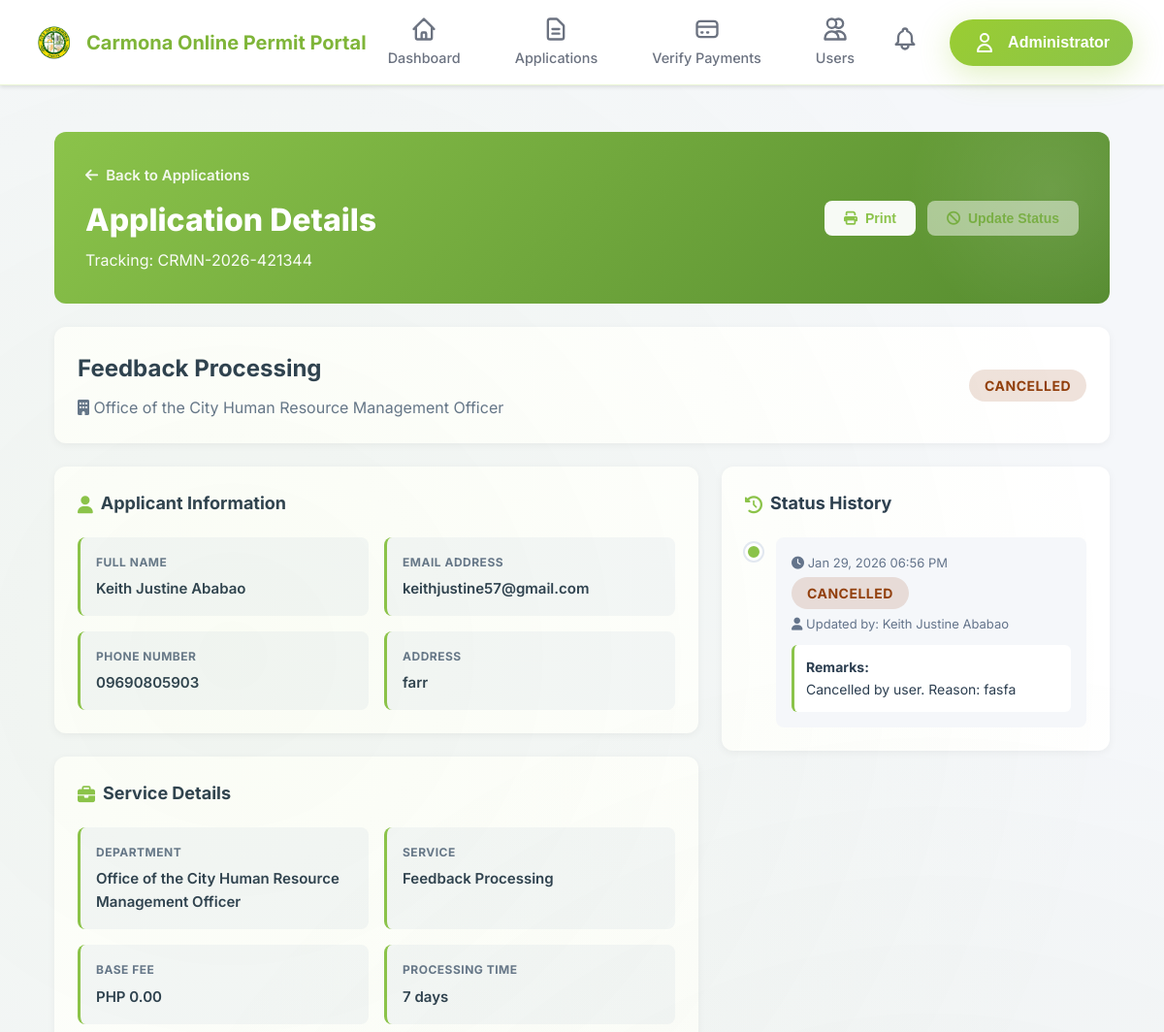
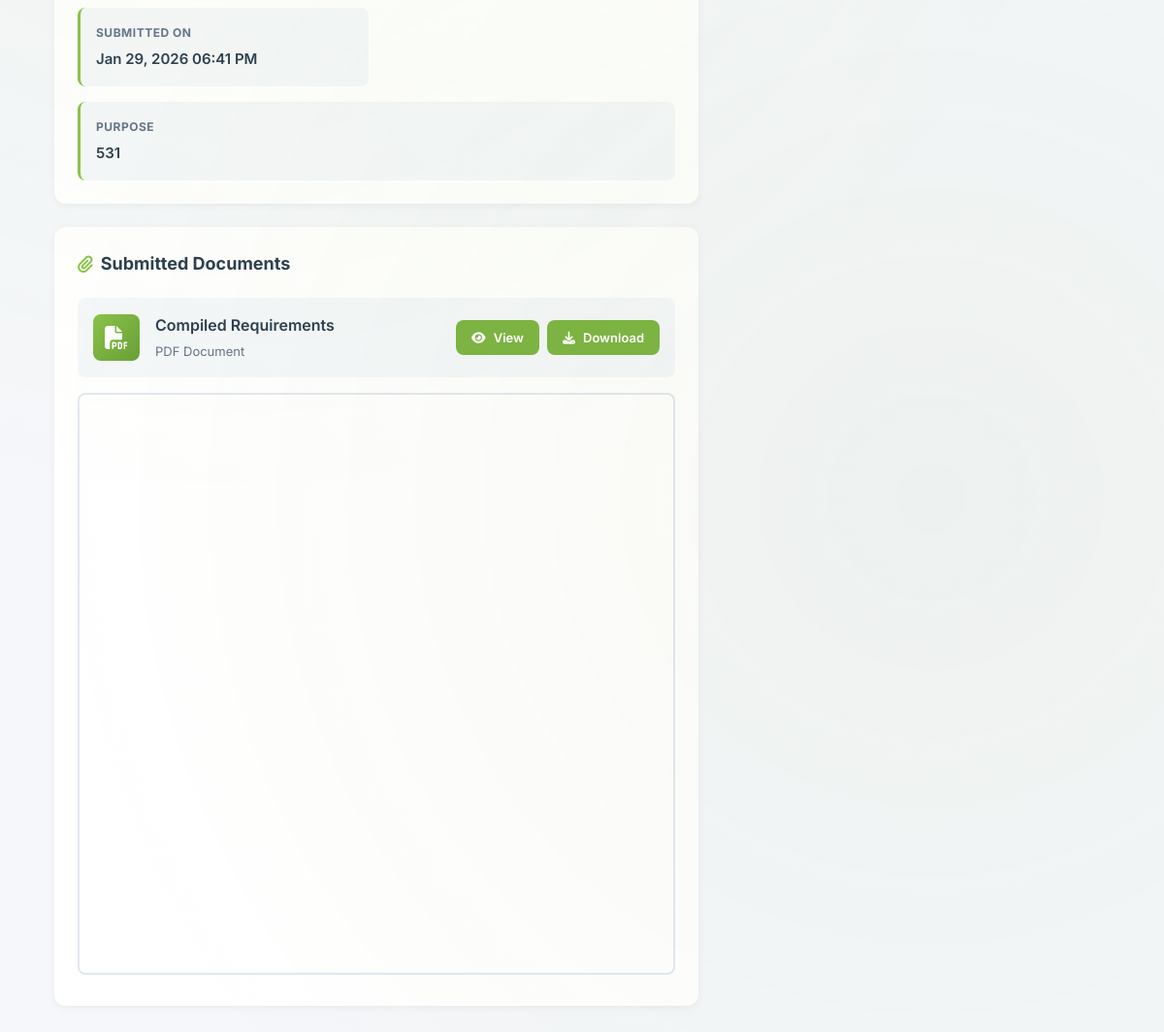
The app's page /admin/view_application.php?id=58 (signed in) with its own data (2 pictures, top to bottom).
### tables this page shows
CREATE TABLE `users` (
  `id` int(11) NOT NULL,
  `name` varchar(255) NOT NULL,
  `email` varchar(255) NOT NULL,
  `password` varchar(255) NOT NULL,
  `mobile` varchar(20) NOT NULL,
  `address` text DEFAULT NULL,
  `department_id` int(11) DEFAULT NULL,
  `role` enum('user','admin','department_admin','superadmin') DEFAULT 'user',
  `is_active` tinyint(1) DEFAULT 1,
  `is_verified` tinyint(1) NOT NULL DEFAULT 0 COMMENT 'Email verification status',
  `verification_token` varchar(64) DEFAULT NULL COMMENT 'Email verification token',
  `token_expiry` datetime DEFAULT NULL COMMENT 'Token expiration time',
  `email_verified_at` datetime DEFAULT NULL COMMENT 'When email was verified',
  `created_at` timestamp NOT NULL DEFAULT current_timestamp(),
  `updated_at` timestamp NOT NULL DEFAULT current_timestamp() ON UPDATE current_timestamp()
);

CREATE TABLE `applications` (
  `id` int(11) NOT NULL,
  `user_id` int(11) NOT NULL,
  `department_id` int(11) NOT NULL,
  `service_id` int(11) NOT NULL,
  `service_name` varchar(255) DEFAULT NULL,
  `tracking_number` varchar(50) NOT NULL,
  `purpose` text DEFAULT NULL,
  `location` varchar(255) DEFAULT NULL,
  `compiled_document` varchar(500) DEFAULT NULL,
  `document_file_size` int(11) DEFAULT NULL,
  `admin_remarks` text DEFAULT NULL,
  `remarks` text DEFAULT NULL,
  `status` enum('pending','processing','approved','paid','completed','rejected','cancelled') DEFAULT 'pending',
  `payment_required` tinyint(1) DEFAULT 0,
  `payment_amount` decimal(10,2) DEFAULT 0.00,
  `payment_status` enum('not_required','pending','submitted','verified','rejected') DEFAULT 'not_required',
  `payment_deadline` datetime DEFAULT NULL,
  `payment_method` varchar(50) DEFAULT NULL,
  `payment_reference` varchar(100) DEFAULT NULL,
  `payment_proof` varchar(500) DEFAULT NULL,
  `payment_proof_size` int(11) DEFAULT NULL,
  `payment_notes` text DEFAULT NULL,
  `payment_submitted_at` datetime DEFAULT NULL,
  `payment_verified_by` int(11) DEFAULT NULL,
  `payment_verified_at` datetime DEFAULT NULL,
  `payment_rejection_reason` text DEFAULT NULL,
  `notes` text DEFAULT NULL,
  `total_fee` decimal(10,2) DEFAULT 0.00,
  `fee` decimal(10,2) DEFAULT 0.00,
  `processing_time` varchar(50) DEFAULT NULL,
  `created_at` timestamp NOT NULL DEFAULT current_timestamp(),
  `updated_at` timestamp NOT NULL DEFAULT current_timestamp() ON UPDATE current_timestamp()
);

CREATE TABLE `services` (
  `id` int(11) NOT NULL,
  `department_id` int(11) NOT NULL,
  `service_name` varchar(255) NOT NULL,
  `service_code` varchar(50) DEFAULT NULL,
  `description` text DEFAULT NULL,
  `requirements` text DEFAULT NULL,
  `processing_days` int(11) DEFAULT 7,
  `base_fee` decimal(10,2) DEFAULT 0.00,
  `is_active` tinyint(1) DEFAULT 1,
  `created_at` timestamp NOT NULL DEFAULT current_timestamp(),
  `updated_at` timestamp NOT NULL DEFAULT current_timestamp() ON UPDATE current_timestamp()
);

CREATE TABLE `departments` (
  `id` int(11) NOT NULL,
  `name` varchar(255) NOT NULL,
  `code` varchar(50) DEFAULT NULL,
  `description` text DEFAULT NULL,
  `contact_person` varchar(255) DEFAULT NULL,
  `contact_number` varchar(50) DEFAULT NULL,
  `email` varchar(255) DEFAULT NULL,
  `office_location` text DEFAULT NULL,
  `is_active` tinyint(1) DEFAULT 1,
  `created_at` timestamp NOT NULL DEFAULT current_timestamp(),
  `updated_at` timestamp NOT NULL DEFAULT current_timestamp() ON UPDATE current_timestamp()
);

CREATE TABLE `application_status_history` (
  `id` int(11) NOT NULL,
  `application_id` int(11) NOT NULL,
  `status` varchar(50) NOT NULL,
  `remarks` text DEFAULT NULL,
  `updated_by` int(11) NOT NULL,
  `created_at` timestamp NOT NULL DEFAULT current_timestamp()
);

### admin/view_application.php (the view, shortened to what the rows shown need)
<?php
require_once __DIR__ . '/../config.php';
require_once __DIR__ . '/../includes/functions.php';
$app_id = isset($_GET['id']) ? (int) $_GET['id'] : 0;
$stmt = $pdo->prepare("
    SELECT
        a.*,
        u.name as applicant_name,
        u.email,
        u.mobile as phone,
        u.address,
        d.name as department_name,
        d.code as department_code,
        s.service_name,
        s.service_code,
        s.base_fee,
        s.processing_days
    FROM applications a
    JOIN users u ON a.user_id = u.id
    LEFT JOIN departments d ON a.department_id = d.id
    LEFT JOIN services s ON a.service_id = s.id
    WHERE a.id = ?
");
$stmt->execute([$app_id]);
$app = $stmt->fetch();
$stmt = $pdo->prepare("
    SELECT h.*, u.name as updated_by_name
    FROM application_status_history h
    LEFT JOIN users u ON h.updated_by = u.id
    WHERE h.application_id = ?
    ORDER BY h.created_at DESC
");
$stmt->execute([$app_id]);
$history = $stmt->fetchAll();
include '../includes/header.php';
?>
<!DOCTYPE html>
<html lang="en">
<head>
    <link rel="stylesheet" href="https://cdnjs.cloudflare.com/ajax/libs/font-awesome/6.4.0/css/all.min.css">
    <link rel="stylesheet" href="../assets/css/admin-responsive.css">
    <link rel="stylesheet" href="../assets/css/admin/view_applications_styles.css">
</head>
<body>
    <div class="container">
        <div class="page-header">
            <div class="header-content">
                <div class="header-left">
                    <a href="javascript:history.back()">
                        <i class="fas fa-arrow-left"></i> Back to Applications
                    </a>
                    <h1>Application Details</h1>
                    <p>Tracking: <?php echo htmlspecialchars($app['tracking_number']); ?></p>
                </div>
            </div>
        </div>
        <div class="status-banner">
            <div class="status-info">
                <h2><?php echo htmlspecialchars($app['service_name']); ?></h2>
                <p style="color: var(--text-secondary); margin: 0;">
                    <i class="fas fa-building"></i> <?php echo htmlspecialchars($app['department_name']); ?>
                </p>
            </div>
            <div>
                <span class="status-badge status-<?php echo strtolower($app['status']); ?>">
                    <?php echo htmlspecialchars($app['status']); ?>
                </span>
            </div>
        </div>
        <div class="grid-2">
            <div>
                <div class="card">
                    <div class="info-grid">
                        <div class="info-item">
                            <div class="info-label">Full Name</div>
                            <div class="info-value"><?php echo htmlspecialchars($app['applicant_name']); ?></div>
                        </div>
                        <div class="info-item">
                            <div class="info-label">Email Address</div>
                            <div class="info-value"><?php echo htmlspecialchars($app['email']); ?></div>
                        </div>
                        <div class="info-item">
                            <div class="info-label">Phone Number</div>
                            <div class="info-value"><?php echo htmlspecialchars($app['phone'] ?: 'N/A'); ?></div>
                        </div>
                        <div class="info-item">
                            <div class="info-label">Address</div>
                            <div class="info-value"><?php echo htmlspecialchars($app['address'] ?: 'N/A'); ?></div>
                        </div>
                    </div>
                </div>
                <div class="card">
                    <div class="info-grid">
                        <div class="info-item">
                            <div class="info-label">Department</div>
                            <div class="info-value"><?php echo htmlspecialchars($app['department_name']); ?></div>
                        </div>
                        <div class="info-item">
                            <div class="info-label">Service</div>
                            <div class="info-value"><?php echo htmlspecialchars($app['service_name']); ?></div>
                        </div>
                        <div class="info-item">
                            <div class="info-label">Base Fee</div>
                            <div class="info-value">PHP <?php echo number_format($app['base_fee'], 2); ?></div>
                        </div>
                        <div class="info-item">
                            <div class="info-label">Processing Time</div>
                            <div class="info-value"><?php echo $app['processing_days']; ?> days</div>
                        </div>
                        <div class="info-item">
                            <div class="info-label">Submitted On</div>
                            <div class="info-value"><?php echo date('M d, Y h:i A', strtotime($app['created_at'])); ?>
                            </div>
                        </div>
                    </div>
                    <?php if ($app['purpose']): ?>
                        <div class="info-item" style="margin-top: 1rem;">
                            <div class="info-label">Purpose</div>
                            <div class="info-value"><?php echo nl2br(htmlspecialchars($app['purpose'])); ?></div>
                        </div>
                    <?php endif; ?>
                </div>
            </div>
            <div>
                <div class="card">
                    <?php if (empty($history)): ?>
                        <p style="color: var(--text-secondary); text-align: center; padding: 2rem;">No status updates yet
                        </p>
                    <?php else: ?>
                        <div class="timeline">
                            <?php foreach ($history as $item): ?>
                                <div class="timeline-item">
                                    <div class="timeline-content">
                                        <div class="timeline-date">
                                            <i class="fas fa-clock"></i>
                                            <?php echo date('M d, Y h:i A', strtotime($item['created_at'])); ?>
                                        </div>
                                        <div class="timeline-status">
                                            <span class="status-badge status-<?php echo strtolower($item['status']); ?>">
                                                <?php echo htmlspecialchars($item['status']); ?>
                                            </span>
                                        </div>
                                        <?php if ($item['updated_by_name']): ?>
                                            <div class="timeline-user">
                                                <i class="fas fa-user"></i>
                                                Updated by: <?php echo htmlspecialchars($item['updated_by_name']); ?>
                                            </div>
                                        <?php endif; ?>
                                        <?php if ($item['remarks']): ?>
                                            <div class="timeline-remarks">
                                                <strong>Remarks:</strong><br>
                                                <?php echo nl2br(htmlspecialchars($item['remarks'])); ?>
                                            </div>
                                        <?php endif; ?>
                                    </div>
                                </div>
                            <?php endforeach; ?>
                        </div>
                    <?php endif; ?>
                </div>
            </div>
        </div>
    </div>
</body>
</html>
<?php include '../includes/footer.php'; ?>

### includes/header.php (shortened to what the rows shown need)
<?php
require_once __DIR__ . '/../config.php';
require_once __DIR__ . '/functions.php';
$currentUser = getCurrentUser();
?>
<!DOCTYPE html>
<html lang="en">
<head>
    <link rel="stylesheet" href="<?php echo BASE_URL; ?>/assets/css/style.css">
</head>
<body>
    <nav class="navbar" style="display: flex; justify-content: space-between; align-items: center; padding: 1rem 2rem; background: white; box-shadow: 0 2px 4px rgba(0, 0, 0, 0.1); position: sticky; top: 0; z-index: 1000;">
        <div class="nav-right-section" style="display: flex; align-items: center; gap: 1rem;">
            <?php if (isLoggedIn()): ?>
                <div class="notification-bell" onclick="toggleNotifications()">
                </div>
                <div class="nav-dropdown" style="position: relative;">
                    <button class="nav-dropdown-toggle" style="display: flex; align-items: center; gap: 0.75rem; padding: 0.75rem 1.5rem; border-radius: 50px; background: linear-gradient(135deg, #9ACD32, #8BC34A); color: white; border: none; cursor: pointer; box-shadow: 0 8px 32px rgba(154, 205, 50, 0.3); font-weight: 700; font-size: 1rem; transition: all 0.3s ease;">
                        <svg fill="none" stroke="currentColor" viewBox="0 0 24 24" style="width: 24px; height: 24px; stroke: white;">
                            <path stroke-linecap="round" stroke-linejoin="round" stroke-width="2" d="M16 7a4 4 0 11-8 0 4 4 0 018 0zM12 14a7 7 0 00-7 7h14a7 7 0 00-7-7z"/>
                        </svg>
                        <span><?php echo htmlspecialchars($currentUser['name']); ?></span>
                    </button>
                </div>
            <?php endif; ?>
        </div>
    </nav>
    <main class="main-content">

### records on screen
users: name "Administrator"
applications: tracking_number "CRMN-2026-421344", service.service_name "Feedback Processing", department.name "Office of the City Human Resource Management Officer", status "CANCELLED", user.name "Keith Justine Ababao", user.email "keithjustine57@gmail.com", user.mobile "09690805903", user.address "farr", service.base_fee "0.00", service.processing_days "7", created_at "Jan 29, 2026 06:41 PM", purpose "531"
application_status_history: created_at "Jan 29, 2026 06:56 PM", status "CANCELLED", users.name "Keith Justine Ababao", remarks "Cancelled by user. Reason: fasfa"
